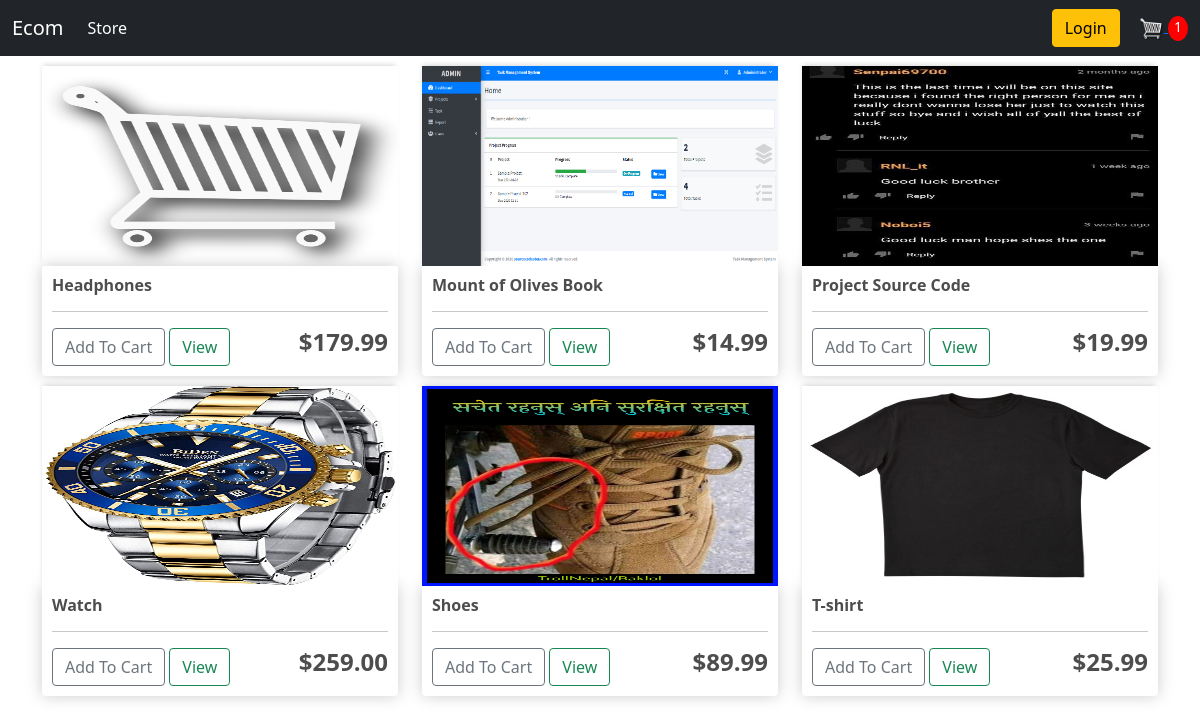
The app's page / (signed in) with its own data.
### store/models.py (models this page shows, shortened)
class product(models.Model):
     name=models.CharField(max_length=200,null=True)
     price=models.FloatField()
     digital=models.BooleanField(default=False,null=True,blank=False)
     image=models.ImageField(null=True,blank=True)
     @property
     def imageUrl(self):
        try:
            Url=self.image.url
        except:
            Url=''
        return Url

### store/views.py (the view)
# urls.py: path('',include('store.urls'))
def store(request):
    if request.user.is_authenticated:
        customer = request.user.customer
        Order, created = order.objects.get_or_create(customer=customer, complete=False)
        items = Order.order_item_set.all()
        cartItems=Order.get_cart_items
    else:
        items = []
        Order = {'get_cart_total': 0, 'get_cart_items': 0,'shipping':False}
        cartItems=Order['get_cart_items']
    products=product.objects.all()
    context={'products':products,'cartItems':cartItems}
    return render(request,'store/store.html',context)

### store/models.py (called while the page is built)
    @property
    def get_cart_items(self):
        orderitem=self.order_item_set.all()
        total=sum([item.quantity for item in orderitem])
        return total

### store/templates/store/store.html
{%extends 'store/main.html'%} {% block content %}
<div class="row">
    {% for product in products %}
    <div class="col-lg-4" style="margin-top: 10px;">
        <img class="thumbnail" src="{{product.imageUrl}}">
        <div class="box-element product">
            <h6><strong>{{product.name}}</strong></h6>
            <hr>
            <button data-product={{product.id}} data-action="add" class="btn btn-outline-secondary add-btn update-cart">Add To Cart</button>
            <a class="btn btn-outline-success" href="">View</a>
            <h4 style="display: inline-block; float: right"><strong>${{product.price|floatformat:2}}</strong></h4>
        </div>
    </div>
    {% endfor %}
</div>
{% endblock content %}

### static/css/main.css (style rules this page uses)
body { background-color: hsl(0, 0%, 98%); }
h1, h2, h3, h4, h5, h6 { color: hsl(0, 0%, 30%); }
.box-element { box-shadow: hsl(0, 0%, 80%) 0 0 16px; background-color: #fff; border-radius: 4px; padding: 10px; }
.thumbnail { width: 100%; height: 200px; -webkit-box-shadow: -1px -3px 5px -2px rgba(214, 214, 214, 1); -moz-box-shadow: -1px -3px 5px -2px rgba(214, 214, 214, 1); box-shadow: -1px -3px 5px -2px rgba(214, 214, 214, 1); }
.product { border-radius: 0 0 4px 4px; }
.col-lg-4, .col-lg-6, .col-lg-8, .col-lg-12 { margin-top: 10px; }
.btn { border-radius: 0; }

### records on screen
product: imageUrl (picture), name "Headphones", price "179.99"
product: imageUrl (picture), name "Mount of Olives Book", price "14.99"
product: imageUrl (picture), name "Project Source Code", price "19.99"
product: imageUrl (picture), name "Watch", price "259.00"
product: imageUrl (picture), name "Shoes", price "89.99"
product: imageUrl (picture), name "T-shirt", price "25.99"

### other values on screen
{{ cartItems }} "1"
